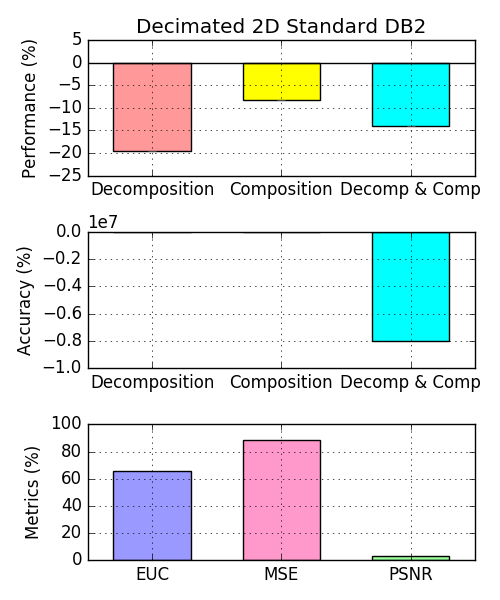

Source code (Python):
"""
Bar chart demo with pairs of bars grouped for easy comparison.
"""
import numpy as np
import matplotlib.pyplot as plt


n_groups = 3

# fig, ax = plt.subplots(nrows=3, sharex=True, figsize=(5, 6))
fig = plt.figure(figsize=(5, 6))
fig.subplots_adjust(hspace=0.01)

ax = []

ax.append(fig.add_subplot(311))
ax.append(fig.add_subplot(312, sharex=ax[0]))
ax.append(fig.add_subplot(313))

# ax.append(fig.add_subplot(337))
# ax.append(fig.add_subplot(338))
# ax.append(fig.add_subplot(339))

patterns1 = ('/', '\\', '-', '|')
patterns2 = ('o', 'O', '.', '*')

index = np.arange(n_groups)
bar_width = 0.6

opacity = 1.0
# colors1 = (1.0, 0.6, 0.6)
# colors2 = (1.0, 0.6, 0.6)
colors1 = [(1.0, 0.6, 0.6), (1.0, 1.0, 0.0), (0.0, 1.0, 1.0)]
colors2 = [(0.6, 0.6, 1.0), (1.0, 0.6, 0.8), (0.6, 1.0, 0.6)]
error_config = {'ecolor': '0.3'}

plt.sca(ax[0])

developed = (-19.5443, -8.22712, -14.0361)
std_dev = (0.0, 0.0, 0.0)

plt.ylabel('Performance (%)')
plt.title('Decimated 2D Standard DB2')
plt.xticks(index, ('Decomposition', 'Composition', 'Decomp & Comp'))
plt.grid(True)
plt.ylim([-25.0,5.0])
# ax[0].xaxis.set_visible(False)

Performance = ax[0].bar(index, developed, bar_width,
                 alpha=opacity,
                 color=colors1,
                 yerr=std_dev,
                 error_kw=error_config,
                 label='Developed',
                 align='center')

# for bar, pattern in zip(Speedup, patterns1):
#     bar.set_hatch(pattern)

plt.xlim([min(index) - 0.5, max(index) + 0.5])
plt.axhline(y=0, xmin=min(index) - 0.5, xmax=max(index) + 0.5, color='black')

# plt.legend(loc='upper left', prop={'size':11})

plt.sca(ax[1])

developedError = (-2.190991E+004, -1.756793E+003, -8.023537E+006)

plt.ylabel('Accuracy (%)')
plt.xticks(index, ('Decomposition', 'Composition', 'Decomp & Comp'))
plt.grid(True)
plt.ylim([-0.1E+008,0.0])

Errors = ax[1].bar(index, developedError, bar_width,
                 alpha=opacity,
                 color=colors1,
                 #yerr=std_ori,
                 error_kw=error_config,
                 label='Developed',
                 align='center')

plt.sca(ax[2])

MetricResults = (65.8016, 88.3047, 3.18919)


plt.ylabel('Metrics (%)')
plt.xticks(index, ('EUC', 'MSE', 'PSNR'))
plt.grid(True)
plt.ylim([0.0,100.0])
plt.xlim([min(index) - 0.5, max(index) + 0.5])

Metrics = ax[2].bar(index, MetricResults, bar_width,
                 alpha=opacity,
                 color=colors2,
                 #yerr=std_ori,
                 error_kw=error_config,
                 label='Developed',
                 align='center')

plt.tight_layout()
plt.show()
